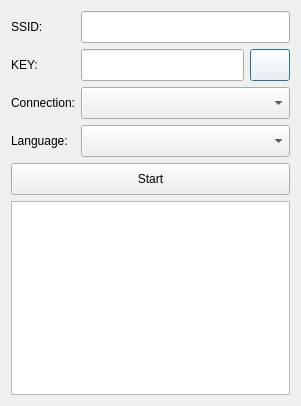
<?xml version="1.0" encoding="UTF-8"?>
<ui version="4.0">
 <class>Dialog</class>
 <widget class="QDialog" name="Dialog">
  <property name="geometry">
   <rect>
    <x>0</x>
    <y>0</y>
    <width>301</width>
    <height>406</height>
   </rect>
  </property>
  <property name="windowTitle">
   <string>Dialog</string>
  </property>
  <layout class="QGridLayout" name="gridLayout_2">
   <item row="0" column="0">
    <layout class="QGridLayout" name="gridLayout">
     <item row="1" column="0">
      <widget class="QLabel" name="lbl_key">
       <property name="text">
        <string>KEY:</string>
       </property>
      </widget>
     </item>
     <item row="1" column="2">
      <widget class="QPushButton" name="btn_eye">
       <property name="minimumSize">
        <size>
         <width>32</width>
         <height>32</height>
        </size>
       </property>
       <property name="styleSheet">
        <string notr="true">background-color: rgba(255, 255, 255, 255);
image: url(:/res/res/btn_eye_show.png);</string>
       </property>
       <property name="text">
        <string/>
       </property>
      </widget>
     </item>
     <item row="0" column="1" colspan="2">
      <widget class="QLineEdit" name="txt_ssid">
       <property name="minimumSize">
        <size>
         <width>0</width>
         <height>32</height>
        </size>
       </property>
      </widget>
     </item>
     <item row="0" column="0">
      <widget class="QLabel" name="lbl_ssid">
       <property name="text">
        <string>SSID:</string>
       </property>
      </widget>
     </item>
     <item row="2" column="0">
      <widget class="QLabel" name="lbl_connection">
       <property name="text">
        <string>Connection:</string>
       </property>
      </widget>
     </item>
     <item row="4" column="0" colspan="3">
      <widget class="QPushButton" name="btn_start">
       <property name="minimumSize">
        <size>
         <width>0</width>
         <height>32</height>
        </size>
       </property>
       <property name="text">
        <string>Start</string>
       </property>
      </widget>
     </item>
     <item row="5" column="0" colspan="3">
      <widget class="QPlainTextEdit" name="txt_status"/>
     </item>
     <item row="2" column="1" colspan="2">
      <widget class="QComboBox" name="cmb_connection">
       <property name="minimumSize">
        <size>
         <width>0</width>
         <height>32</height>
        </size>
       </property>
      </widget>
     </item>
     <item row="1" column="1">
      <widget class="QLineEdit" name="txt_key">
       <property name="minimumSize">
        <size>
         <width>0</width>
         <height>32</height>
        </size>
       </property>
       <property name="text">
        <string/>
       </property>
      </widget>
     </item>
     <item row="3" column="0">
      <widget class="QLabel" name="lbl_lang">
       <property name="text">
        <string>Language:</string>
       </property>
      </widget>
     </item>
     <item row="3" column="1" colspan="2">
      <widget class="QComboBox" name="cmb_lang">
       <property name="minimumSize">
        <size>
         <width>0</width>
         <height>32</height>
        </size>
       </property>
      </widget>
     </item>
    </layout>
   </item>
  </layout>
 </widget>
 <resources>
  <include location="pwshare.qrc"/>
 </resources>
 <connections/>
</ui>
